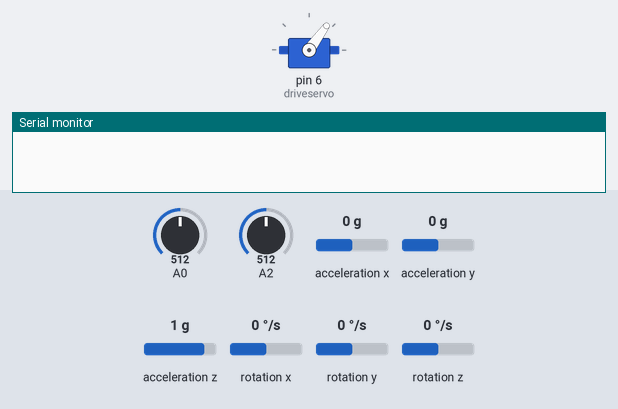
Simulated run of this sketch. Board: Arduino Uno, built with avr-gcc and run on an emulated ATmega328P. Shown: servo, the last lines printed to the serial monitor. The test bench sets the inputs (shaded band); at power-on: A0 = 512, A2 = 512, acceleration x 0 g, acceleration y 0 g, acceleration z 1 g, rotation x 0 °/s, rotation y 0 °/s, rotation z 0 °/s. Random numbers use the default seed unless the sketch sets one.

Above: at 0.1 s.
At 17.1 s:
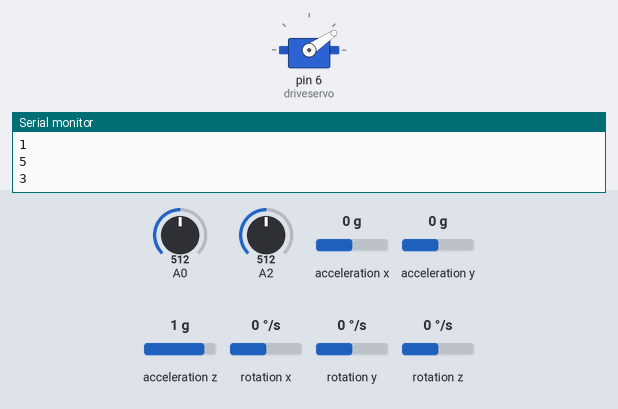
At 38.1 s:
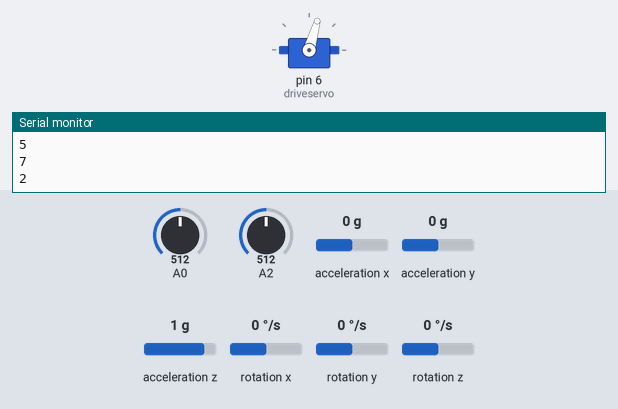
Timing chart, 0 to 40.0 s (numbered marks = the images above):
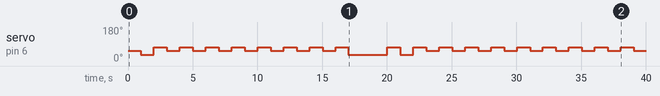

Measured:
- by itself, servo on pin 6 (driveservo): 54° → 34° at 1.0 s, → 74° 1.0 s later, → 54° 1.0 s later, → 74° 1.0 s later, … (37 changes in this stretch)

The sketch:

smallBotbrain035.ino
```cpp
/*
Murin Bot Brain v0.2
Implements Murin Machine Learning algorithm in a compact
form on a microcontroller-driven robot.

Learning signal is internal- based on resolving sensor-derived
conditions, such as being blocked by an obstacle.

Uses Gyro for direction orienting,
IR sensor for obstacle avoidance,
Optical Tach for speed sensing,
Servo for steering,
Gearbox attachment for drive

  Implements simplified state-action learning,
  basic SA table and update,
  simplified action system,
  flag setting for states and actions,
  tight loop measurements


  SA key:
      A  FR  FC  FL  BR  BC  BL   S
      X   1  2   3   4   5   6    7
S   X
UHx 1     Q   Q   Q   Q   Q   Q   Q
UHx 2     Q   Q   Q   Q   Q   Q   Q
UHx 3     Q   Q   Q   Q   Q   Q   Q
UHx 4     Q   Q   Q   Q   Q   Q   Q
UHx 5     Q   Q   Q   Q   Q   Q   Q
UHx 6     Q   Q   Q   Q   Q   Q   Q
...
  x- RLC
  state-action state: (blocked/stuck/prior movement,drive/turn)
  note: avoiding  -  0/1       -> UO
        stuck     -  0/1       -> HD
        drivemode -  1/2/3      -> FBS
        drivepos  -  34/54/74  -> RLC
        States: 6x4 + 4 = 28
  */

//Required libraries
#include <Wire.h>
#include <LSM303.h>
#include <L3G.h>
#include <Servo.h>

//device objects
Servo driveservo;
L3G gyro;
LSM303 compass;

//state/action vars
int drivepos = 54;  //34-R,54-C,74-L
int drivemode = 3;  //1-fwd,2-bwd,3-stp
int avoiding = 0;   //0-unobstructed;1-obstructed
int stuck = 0;      //0-free,1-stuck
int count;

//filter vars
float hpfAlpha = .005;
float lpfAlpha = .005;
float gyroYim = 0;
float gyroXim = 0;
float theta = 0;
float velocimeter = 0;
float Vim = 0;
float disp = 0;

//timing vars
float milicheck = 0;
long dt = 0;
float DT = 0;
long timer = 0;
long t50ms = 0;
long t200ms = 0;
long t1s = 0;

//SA vars
int priorSAs[3];
int priorAct = 0;
int SA[28][7];
int alpha = 0.9;
int gamma = 0.1;

//Sensor update function
int sensorUpdate(){
  //gets gyro data
  dt = millis() - milicheck;
  DT = 1.0*dt;
  if (DT > 100){
    gyro.read();
    if ((gyro.g.z > -15.0)|(gyro.g.z< -150.0)){
      gyroYim = hpfAlpha*gyroYim + hpfAlpha*(gyro.g.z-gyroXim);
      theta = theta + (DT/500.0)*gyroYim;}
    milicheck = millis();}
  return 0;}

//Turn function
void turn(){
  //Drive servo physically turns wheels- car style steering
  driveservo.write(drivepos);}

//Drive function
void drive(int cmd){
   drivemode = cmd; //Set mode state

   if (cmd == 1){ //Motors ahead
    digitalWrite(3,LOW);
    digitalWrite(2,HIGH);}
  if (cmd == 2){ //Motors reverse
    digitalWrite(2,LOW);
    digitalWrite(3,HIGH);}
  if (cmd == 3){ //Stop
    digitalWrite(2,LOW);
    digitalWrite(3,LOW);}}

void setup(){
  Serial.begin(9600); //Start serial port
  Wire.begin(); //Start I2C port

  //Attach drive servo and set to initial position
  driveservo.attach(6);
  driveservo.write(drivepos);

  //Initialize gyroscopr
  if (!gyro.init()){ //If gyro init failed
    tone(4,125,500); //Frequency signal to speaker
    delay(1000); //Wait a second
    digitalWrite(4,LOW); //Set control pin low
    while (1);//stop execution
    }
  gyro.enableDefault(); //Otherwise start up gyro
  }

//Main loop
void loop(){

  //timing loops
  if (millis()-t200ms > 200){ //200ms routines
    //UO status:
    int dist = analogRead(A0);

    //Detecting obstacles flag set
    if ((dist >= 150)){
      avoiding = 1;}
    if ((dist < 100) & (avoiding == 1)){ //Clearing avoidance flag
      avoiding = 0;}
    t200ms = millis();}//reset check loop

  if (millis()-t50ms > 50){ //50ms routines

    //HD status foot-work:
    double V = analogRead(A2);
    V = int(.05*V + .95*velocimeter); //Read speed sensor
    if (((velocimeter > V)&(Vim == 0))|((velocimeter < V)&(Vim == 1))){
      Vim = 1-Vim;
      count++;}

    //distance (cm) ~= 0.418*count
    velocimeter = V;
    sensorUpdate(); //Update sensors
    //use theta/distance here to compute positioning data
    //Note: use only change in count!
    t50ms = millis(); //reset timer
    }

  if (millis()-t1s > 1000){ //1s loop
    //QSA

    //compute HD status- sensing @20/s; comp @1/s
    if ((drivemode != 3)&(count == 0)){
      stuck = 1;} //detect if stuck- not moving but drive on
    else{
      stuck = 0;} //Clear stuck flag otherwise
    count = 0; //reset velocimeter count

    //compute State from Sb, Ap
    int Sb = 14*(1-stuck);	//State and action are stride-encoded functions
    Sb = Sb + 7*(1-avoiding);	// of the general operation flags
    int Ap = 3*(drivemode - 1);
    if (Ap < 6){
      Ap = Ap + (drivepos - 34)/20;}
    int S = Sb + Ap; //Augmented state: observed and action together

    //compute prior reward (use Sp->S)
    int Sp = priorSAs[0];
    int Sps = (Sp-Sp%7);
    //Sps: same format as Sb
    /* reward table: based on aim to reward correction of avoid and stuck states
      Sb 0  7  14  21
    Sp
     0  -2  1   1   2
     7  -2 -1   0   1
    14  -2  1  -1   1
    21   0  0   0   0
    */
    int RWD[4][4] = {{-2,1,1,2},{-2,1,0,1},{-2,1,-1,1},{0,0,0,0}};
    int reward = RWD[Sps/7][Sb/7];

    //for all 3 in priosSAs:
    //update Q table- use max Q of state to which Sp,Ap lead:
    //i.e. the current state
    //possible to update Q after deciding on next action
    //use Q of that action instead of Qmax <- option
    //also, note decay term on earlier SAs

    //for Sn-1
    float Qmax = SA[S][0];
    for (int ind = 1; ind < 7; ind++){
      Qmax = max(Qmax,SA[S][ind]);}
    float Q = SA[Sp][Ap] + alpha*(reward + gamma*Qmax);
    SA[Sp][Ap] = Q;

    //for Sn-2
    int SN2 = priorSAs[1];
    int AP2 = priorSAs[0]%7;
    float Q2 = SA[SN2][AP2] + (0.5)*alpha*(reward + gamma*Qmax);
    SA[SN2][AP2] = Q2;

    //for sn-3
    SN2 = priorSAs[2];
    AP2 = priorSAs[1]%7;
    Q2 = SA[SN2][AP2] + (0.25)*alpha*(reward + gamma*Qmax);
    SA[SN2][AP2] = Q2;

    //policy for action
    float Qsum = 0;
    for (int ind = 0; ind < 7; ind++){
      Qsum = Qsum + SA[S][ind];} //State slice cumulative sum

    int rand = random(0,1000); //probability accuract to 3 decimals
    int Av = 0; //add up action value index and prob. cumsum until passing random value
    int gval = 0;
    while ((Av < 7)&(gval < rand)){
      gval = gval + abs(1000*((1+SA[S][Av])/(Qsum+7)));
      Av = Av + 1;}

    Serial.println(Av); //Report selected value over serial

    //Action
    drivemode = (Av - Av%3)/3; //Turn action into drivemode and position states
    if (drivemode != 3){
      drivepos = 34 + 20*(Av%3);}
    turn(); //set steering to new orientation
    drive(drivemode); //set drive to new drive mode

    //update priorSAs
    priorSAs[2] = priorSAs[1];
    priorSAs[1] = priorSAs[0];
    priorSAs[0] = S;

    //Update 1 second timer
    t1s = millis();}

}
```
